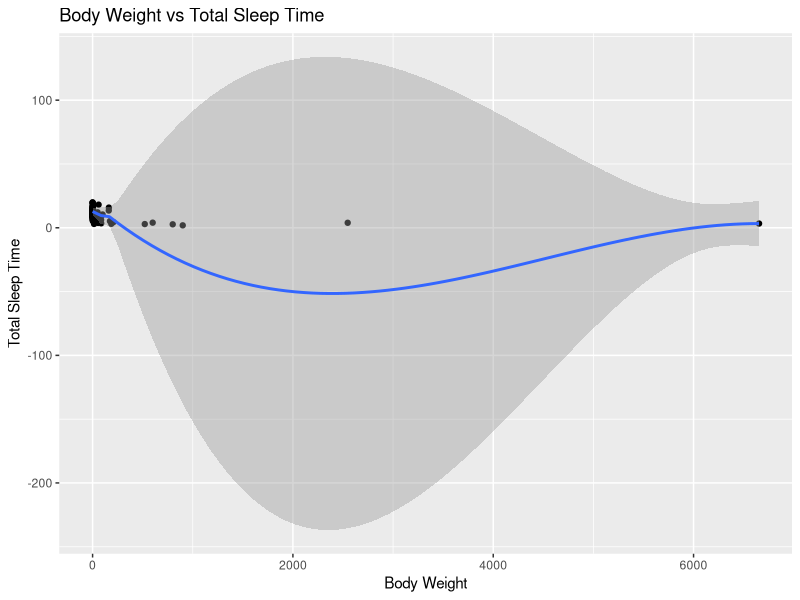
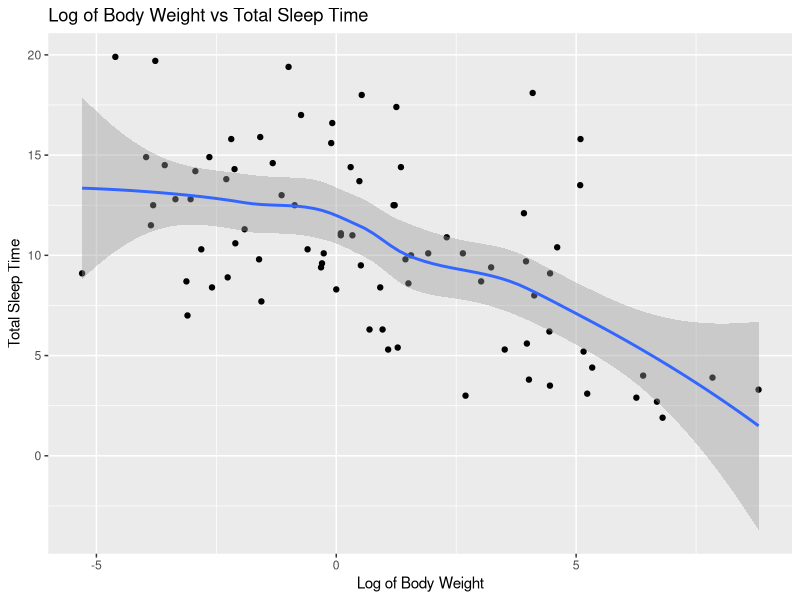
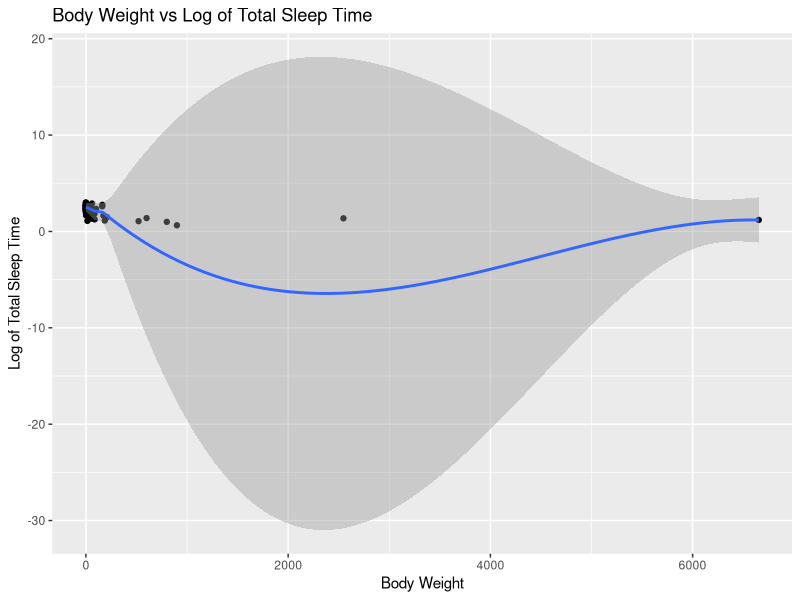
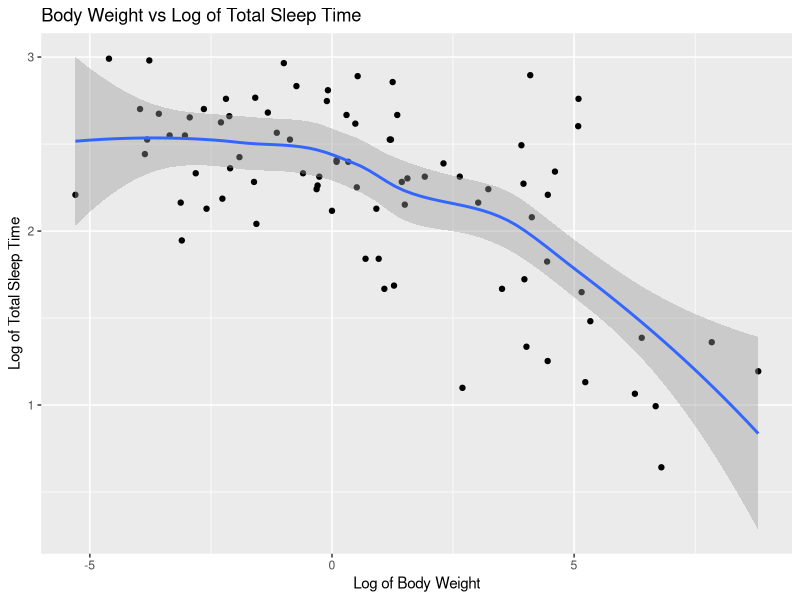
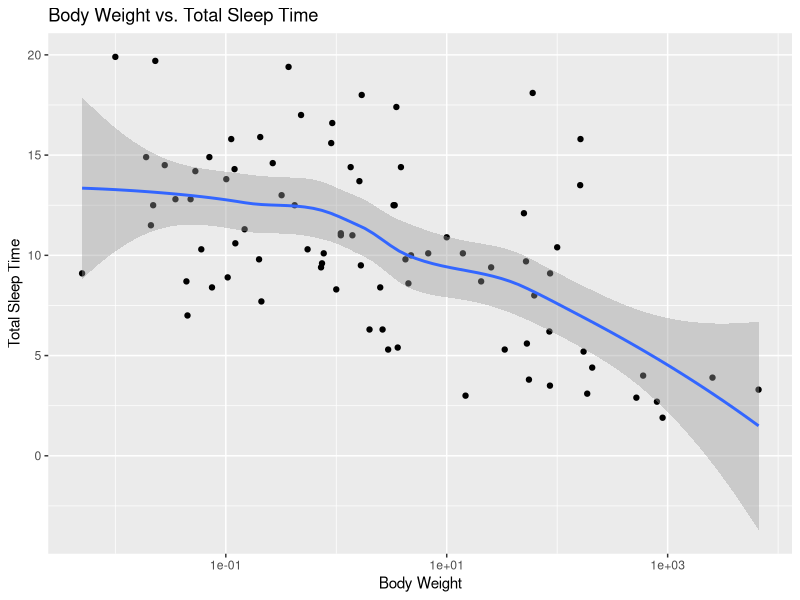
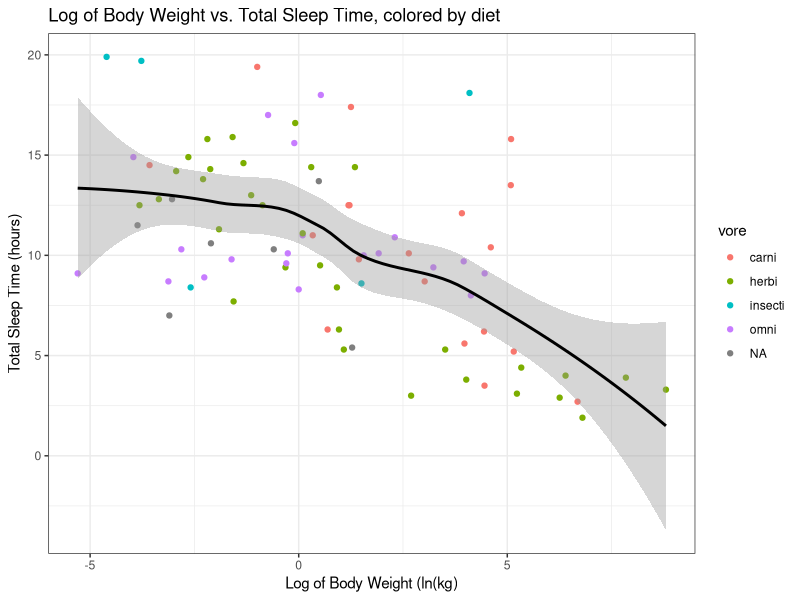
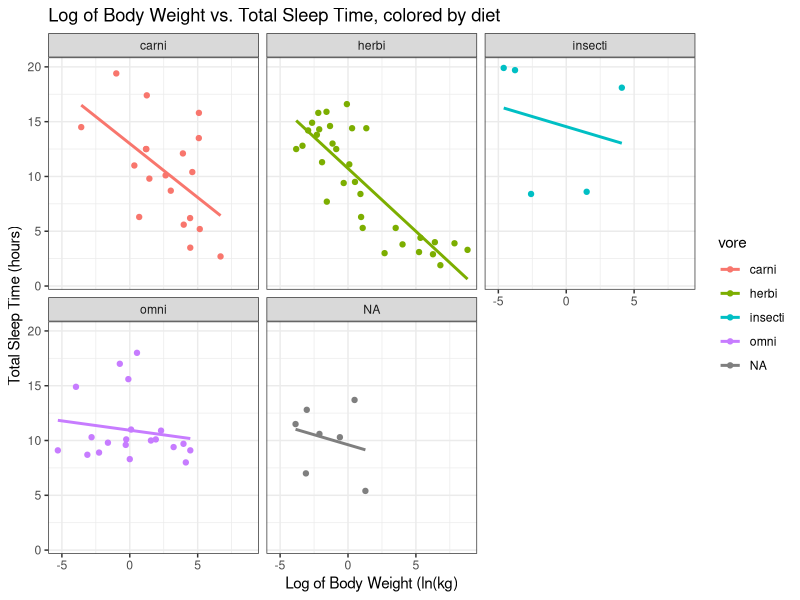
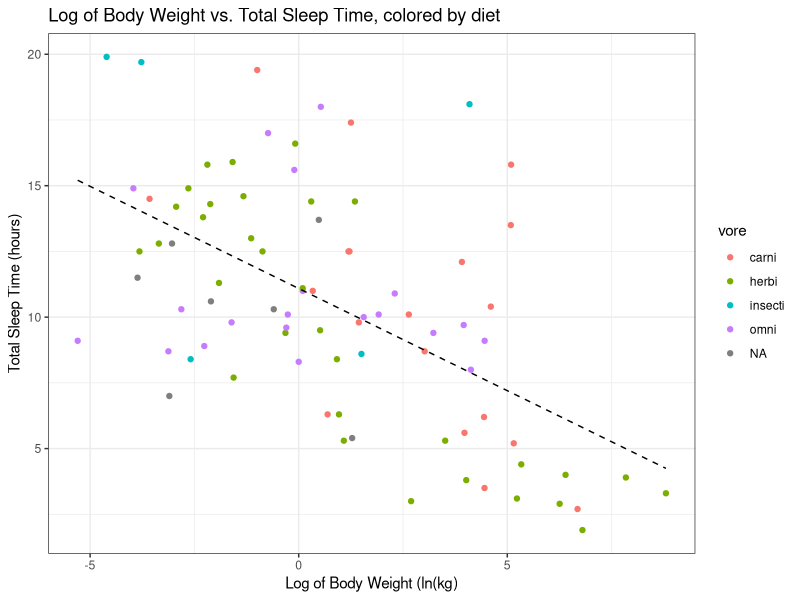

Reproduce these figures in R, in order.
## ---- chunk 1
knitr::opts_chunk$set(echo = TRUE)
## ---- chunk 2
options(repos = "https://cran.r-project.org")
install.packages("tidyverse")
library(tidyverse)
install.packages("ggplot2")
library(ggplot2)
data(msleep)
install.packages("ggthemes")
library(ggthemes)
## ---- chunk 3
nrow(msleep)
ncol(msleep)

## ---- chunk 4
ggplot(msleep, mapping = aes(x = bodywt, y = sleep_total)) +
  geom_point() +
  geom_smooth(se = TRUE, method = loess) +
  xlab("Body Weight") +
  ylab("Total Sleep Time") +
  ggtitle("Body Weight vs Total Sleep Time")
## ---- chunk 5
ggplot(msleep, mapping = aes(x = log(bodywt), y = sleep_total)) +
  geom_point() +
  geom_smooth(se = TRUE, method = loess) +
  xlab("Log of Body Weight") +
  ylab("Total Sleep Time") +
  ggtitle("Log of Body Weight vs Total Sleep Time")
## ---- chunk 6
ggplot(msleep, mapping = aes(x = bodywt, y = log(sleep_total))) +
  geom_point() +
  geom_smooth(se = TRUE, method = loess) +
  xlab("Body Weight") +
  ylab("Log of Total Sleep Time") +
  ggtitle("Body Weight vs Log of Total Sleep Time")
## ---- chunk 7
ggplot(msleep, mapping = aes(x = log(bodywt), y = log(sleep_total))) +
  geom_point() +
  geom_smooth(se = TRUE, method = loess) +
  xlab("Log of Body Weight") +
  ylab("Log of Total Sleep Time") +
  ggtitle("Body Weight vs Log of Total Sleep Time")
## ---- chunk 8
ggplot(msleep, mapping = aes(x = bodywt, y = sleep_total)) +
  geom_point() +
  geom_smooth(se = TRUE, method = loess) +
  scale_x_log10() +
  xlab("Body Weight") +
  ylab("Total Sleep Time") +
  ggtitle("Body Weight vs. Total Sleep Time")
## ---- chunk 9
ggplot(msleep, mapping = aes(x = log(bodywt), y = sleep_total, color = vore)) +
  geom_point() +
  geom_smooth(se = TRUE, method = loess, color = "black") +
  xlab("Log of Body Weight (ln(kg)") +
  ylab("Total Sleep Time (hours)") +
  ggtitle("Log of Body Weight vs. Total Sleep Time, colored by diet") +
  theme_bw()
## ---- chunk 10
ggplot(msleep, mapping = aes(x = log(bodywt), y = sleep_total, color = vore)) +
  geom_point() +
  geom_smooth(se = FALSE, method = lm) +
  xlab("Log of Body Weight (ln(kg)") +
  ylab("Total Sleep Time (hours)") +
  ggtitle("Log of Body Weight vs. Total Sleep Time, colored by diet") +
  theme_bw() +
  facet_wrap(~ vore)
## ---- chunk 11
ggplot(msleep, mapping = aes(x = log(bodywt), y = sleep_total, color = vore)) +
  geom_point() +
  geom_smooth(se = FALSE, method = lm, color = "black", linetype = "dashed", size = 0.5) +
  xlab("Log of Body Weight (ln(kg)") +
  ylab("Total Sleep Time (hours)") +
  ggtitle("Log of Body Weight vs. Total Sleep Time, colored by diet") +
  theme_bw()
## ---- chunk 12
ggplot(msleep, mapping = aes(x = log(bodywt), y = sleep_total, color = vore)) +
  geom_point() +
  geom_smooth(se = FALSE, method = lm, color = "black", linetype = "dashed", size = 0.5) +
  xlab("Log of Body Weight (ln(kg)") +
  ylab("Total Sleep Time (hours)") +
  ggtitle("Log of Body Weight vs. Total Sleep Time, colored by diet") +
  theme_bw() +
  guides(color = guide_legend(title = "Diets"))
## ---- chunk 13
ggplot(msleep, mapping = aes(x = vore, y = sleep_total, fill = vore, color = vore)) +
  geom_boxplot(outlier.shape = 17, color = "gray20") +
  scale_y_log10() +
  xlab("Diet") +
  ylab("Sleep Total") +
  scale_fill_colorblind() +
  theme_bw() +
  theme(
    legend.position = "none"
    )
## ---- chunk 14
ggplot(msleep, mapping = aes (x = bodywt, y = sleep_total, fill = "black")) +
  geom_point() +
  geom_smooth(se = FALSE, method = lm, color = "darkgreen") +
  xlab("Body Weight") +
  ylab("Sleep Total") +
  scale_x_log10() +
  scale_y_log10() +
  theme_bw() +
  ggtitle("Log(Sleep Total) vs Log(Body Weight)") +
  facet_wrap(~ vore) +
  theme(
    legend.position = "none"
  )
